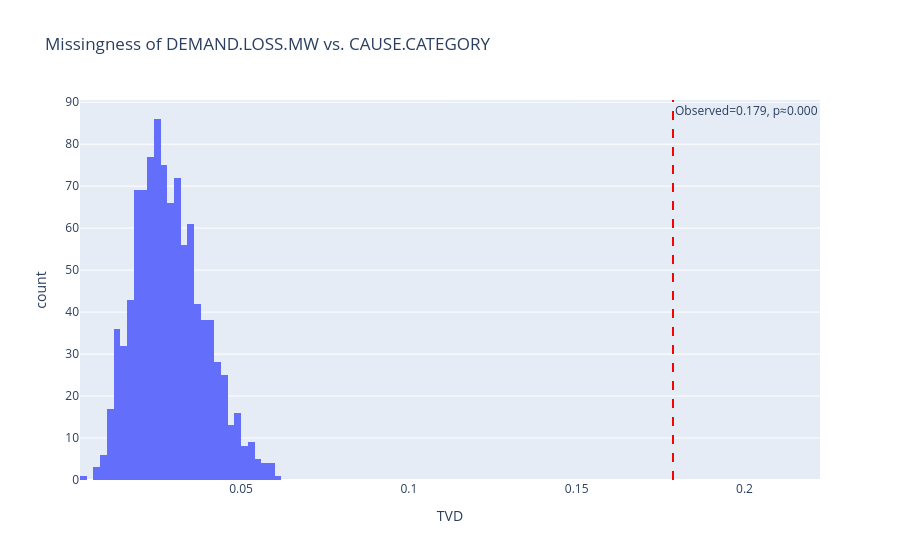
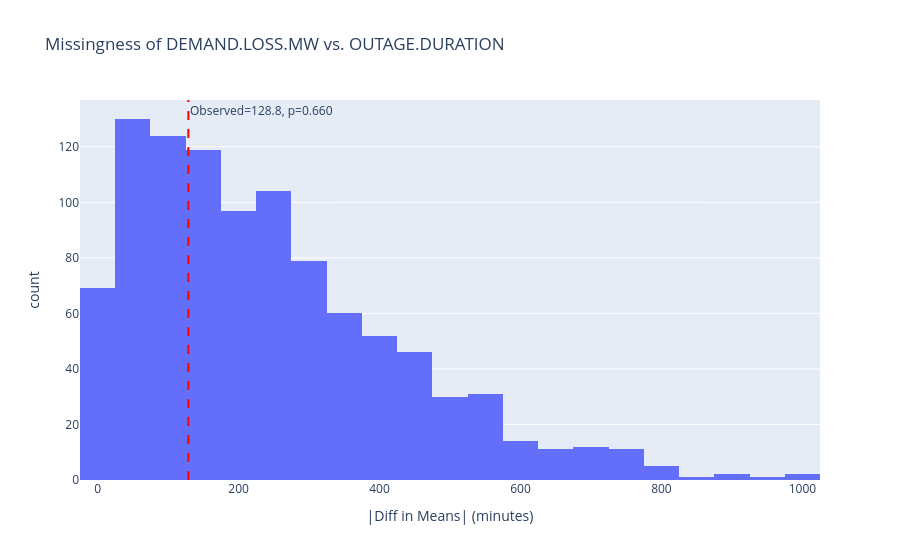

The code cell stored with these charts, in order, in its notebook:
### Code cell
fig1 = px.histogram(x=sims_tvd, nbins=40,
    title='Missingness of DEMAND.LOSS.MW vs. CAUSE.CATEGORY',
    labels={'x':'TVD'})
fig1.add_vline(x=obs_tvd, line_dash='dash', line_color='red',
    annotation_text=f'Observed={obs_tvd:.3f}, p≈{p1:.3f}')
fig1.show()

fig2 = px.histogram(x=sims_diff, nbins=40,
    title='Missingness of DEMAND.LOSS.MW vs. OUTAGE.DURATION',
    labels={'x':'|Diff in Means| (minutes)'})
fig2.add_vline(x=obs_diff, line_dash='dash', line_color='red',
    annotation_text=f'Observed={obs_diff:.1f}, p={p2:.3f}')
fig2.show()

### Figure 1 — Plotly figure (JSON) as saved in the notebook; plotly's stock layout.template omitted (floating-point values rounded to 4 significant figures; data arrays with more than 128 entries replaced by an {"elided": "..."} marker saying what was removed)
{"data": [{"alignmentgroup": "True", "bingroup": "x", "hovertemplate": "TVD=%{x}<br>count=%{y}<extra></extra>", "legendgroup": "", "marker": {"color": "#636efa", "pattern": {"shape": ""}}, "name": "", "nbinsx": 40, "offsetgroup": "", "orientation": "v", "showlegend": false, "type": "histogram", "x": {"elided": "1000 float values"}, "xaxis": "x", "yaxis": "y"}], "layout": {"annotations": [{"showarrow": false, "text": "Observed=0.179, p≈0.000", "x": 0.1787, "xanchor": "left", "xref": "x", "y": 1, "yanchor": "top", "yref": "y domain"}], "barmode": "relative", "legend": {"tracegroupgap": 0}, "shapes": [{"line": {"color": "red", "dash": "dash"}, "type": "line", "x0": 0.1787, "x1": 0.1787, "xref": "x", "y0": 0, "y1": 1, "yref": "y domain"}], "title": {"text": "Missingness of DEMAND.LOSS.MW vs. CAUSE.CATEGORY"}, "xaxis": {"anchor": "y", "domain": [0, 1], "title": {"text": "TVD"}}, "yaxis": {"anchor": "x", "domain": [0, 1], "title": {"text": "count"}}}}

### Figure 2 — Plotly figure (JSON) as saved in the notebook; plotly's stock layout.template omitted (floating-point values rounded to 4 significant figures; data arrays with more than 128 entries replaced by an {"elided": "..."} marker saying what was removed)
{"data": [{"alignmentgroup": "True", "bingroup": "x", "hovertemplate": "|Diff in Means| (minutes)=%{x}<br>count=%{y}<extra></extra>", "legendgroup": "", "marker": {"color": "#636efa", "pattern": {"shape": ""}}, "name": "", "nbinsx": 40, "offsetgroup": "", "orientation": "v", "showlegend": false, "type": "histogram", "x": {"elided": "1000 float values"}, "xaxis": "x", "yaxis": "y"}], "layout": {"annotations": [{"showarrow": false, "text": "Observed=128.8, p=0.660", "x": 128.8, "xanchor": "left", "xref": "x", "y": 1, "yanchor": "top", "yref": "y domain"}], "barmode": "relative", "legend": {"tracegroupgap": 0}, "shapes": [{"line": {"color": "red", "dash": "dash"}, "type": "line", "x0": 128.8, "x1": 128.8, "xref": "x", "y0": 0, "y1": 1, "yref": "y domain"}], "title": {"text": "Missingness of DEMAND.LOSS.MW vs. OUTAGE.DURATION"}, "xaxis": {"anchor": "y", "domain": [0, 1], "title": {"text": "|Diff in Means| (minutes)"}}, "yaxis": {"anchor": "x", "domain": [0, 1], "title": {"text": "count"}}}}
